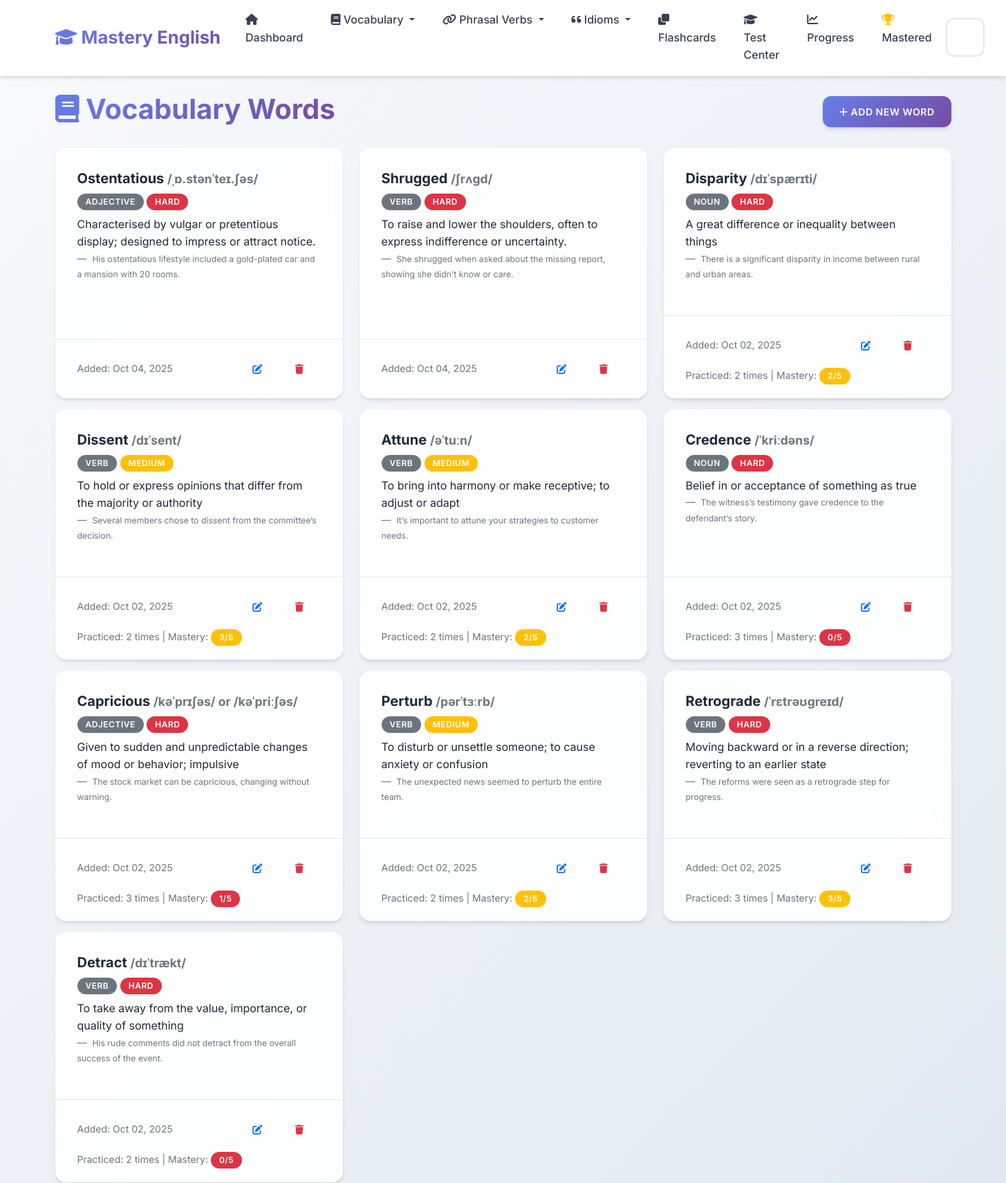
Page /vocabulary (upper part) on the earlier database version.
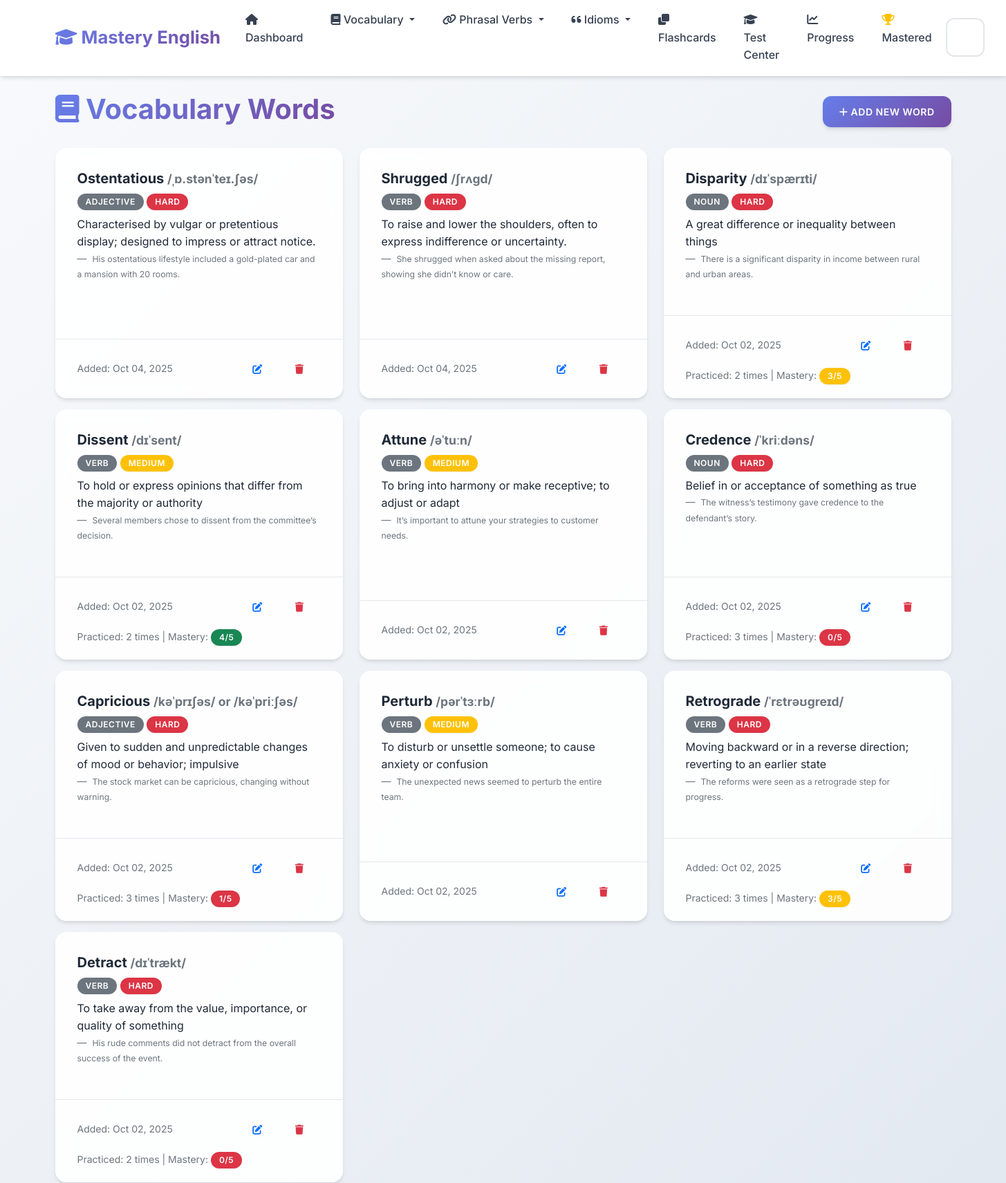
Same page on the later database version.
### app.py (models this page shows, shortened)
class VocabularyWord(db.Model):
    __tablename__ = 'vocabulary_words'
    id = db.Column(db.Integer, primary_key=True)
    word = db.Column(db.String(100), nullable=False)
    definition = db.Column(db.Text, nullable=False)
    example_sentence = db.Column(db.Text)
    pronunciation = db.Column(db.String(100))
    part_of_speech = db.Column(db.String(50))
    difficulty_level = db.Column(db.String(20), default='medium')
    date_added = db.Column(db.DateTime, default=datetime.utcnow)
    times_practiced = db.Column(db.Integer, default=0)
    last_practiced = db.Column(db.DateTime)
    mastery_level = db.Column(db.Integer, default=0)

### app.py (the view)
@app.route('/vocabulary')
def vocabulary_list():
    page = request.args.get('page', 1, type=int)
    words = VocabularyWord.query.order_by(VocabularyWord.date_added.desc()).paginate(
        page=page, per_page=10, error_out=False)
    return render_template('vocabulary_list.html', words=words)

### templates/vocabulary_list.html (shortened to what this page needs)
{% extends "base.html" %}
{% block content %}
<div class="row">
    <div class="col-12">
        <div class="d-flex justify-content-between align-items-center mb-4">
            <h1>
                <i class="fas fa-book"></i> Vocabulary Words
            </h1>
            <a href="{{ url_for('add_vocabulary') }}" class="btn btn-primary">
                <i class="fas fa-plus"></i> Add New Word
            </a>
        </div>
    </div>
</div>
{% if words.items %}
    <div class="row">
        {% for word in words.items %}
            <div class="col-md-6 col-lg-4 mb-3">
                <div class="card h-100">
                    <div class="card-body">
                        <h5 class="card-title">
                            {{ word.word }}
                            {% if word.pronunciation %}
                                <small class="text-muted">{{ word.pronunciation }}</small>
                            {% endif %}
                        </h5>
                        {% if word.part_of_speech %}
                            <span class="badge bg-secondary mb-2">{{ word.part_of_speech }}</span>
                        {% endif %}
                        <span class="badge bg-{% if word.difficulty_level == 'easy' %}success{% elif word.difficulty_level == 'hard' %}danger{% else %}warning{% endif %} mb-2">
                            {{ word.difficulty_level.title() }}
                        </span>
                        <p class="card-text">{{ word.definition }}</p>
                        {% if word.example_sentence %}
                            <blockquote class="blockquote-footer">
                                <small>{{ word.example_sentence }}</small>
                            </blockquote>
                        {% endif %}
                    </div>
                    <div class="card-footer bg-transparent">
                        <div class="d-flex justify-content-between align-items-center">
                            <small class="text-muted">
                                Added: {{ word.date_added.strftime('%b %d, %Y') }}
                            </small>
                            <div class="btn-group" role="group">
                                <a href="{{ url_for('edit_vocabulary', id=word.id) }}" class="btn btn-sm btn-outline-primary">
                                    <i class="fas fa-edit"></i>
                                </a>
                                <button type="button" class="btn btn-sm btn-outline-danger" onclick="confirmDelete('{{ word.word }}', '{{ url_for('delete_vocabulary', id=word.id) }}')">
                                    <i class="fas fa-trash"></i>
                                </button>
                            </div>
                        </div>
                        {% if word.times_practiced > 0 %}
                            <div class="mt-2">
                                <small class="text-muted">
                                    Practiced: {{ word.times_practiced }} times
                                    | Mastery:
                                    <span class="badge bg-{% if word.mastery_level >= 4 %}success{% elif word.mastery_level >= 2 %}warning{% else %}danger{% endif %}">
                                        {{ word.mastery_level }}/5
                                    </span>
                                </small>
                            </div>
                        {% endif %}
                    </div>
                </div>
            </div>
        {% endfor %}
    </div>
{% endif %}
{% endblock %}

Differences in the rows shown:
changed VocabularyWord "Disparity": mastery_level "2" → "3"
changed VocabularyWord "Dissent": mastery_level "3" → "4"
changed VocabularyWord "Attune": times_practiced "2" → (not shown); mastery_level "2" → (not shown)
changed VocabularyWord "Perturb": times_practiced "2" → (not shown); mastery_level "2" → (not shown)
